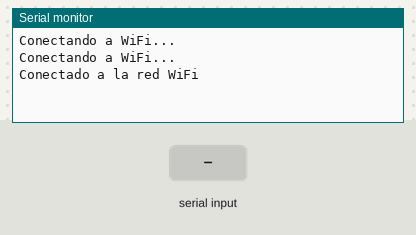
Simulated run of this sketch. Board: ESP32. Shown: the last lines printed to the serial monitor. The test bench sets the inputs (shaded band). WiFi joins after 1.5 s; servers stay silent unless stated.

Above: at 3.2 s.
3.3 s: "o" received over Serial
At 4.7 s:
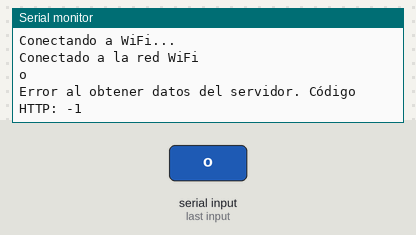
5.0 s: "1" received over Serial
At 5.8 s:
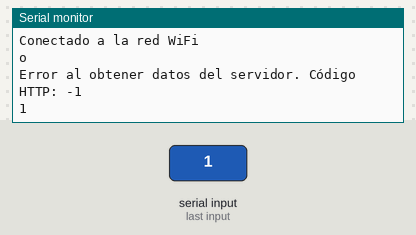

The sketch:

server_json.ino
```cpp
#include <ArduinoJson.h>
#include <SPI.h>
#include <MFRC522.h>
#include <BluetoothSerial.h>
#include <WiFi.h>
#include <HTTPClient.h>

#define SS_PIN 5
#define RST_PIN 0

MFRC522 mfrc522(SS_PIN, RST_PIN);
const char *ssid = "tplink_ceis";
const char *password = "ceis_tplink";
const char *serverUrl = "localhost:8080/test-room";

void setup() {
  Serial.begin(115200);
  WiFi.begin(ssid);
  while (WiFi.status() != WL_CONNECTED) {
    delay(1000);
    Serial.println("Conectando a WiFi...");
  }
  Serial.println("Conectado a la red WiFi");
  SPI.begin();
  mfrc522.PCD_Init();
}

void loop() {
  /*
  if (mfrc522.PICC_IsNewCardPresent() && mfrc522.PICC_ReadCardSerial()) {
    String jsonStr = fetchDataFromServer();
    configureFromJson(jsonStr);
    mfrc522.PICC_HaltA();
    mfrc522.PCD_StopCrypto1();
  }
  */
  if (Serial.available() != 0) {
    char command = Serial.read();
    Serial.println(command);
    if (command == 'o') {
      String jsonStr = fetchDataFromServer();
      //configureFromJson(jsonStr);
    }
  }
}

String fetchDataFromServer() {
  HTTPClient http;
  http.begin(serverUrl);

  int httpCode = http.GET();
  String payload = "{}";

  if (httpCode > 0) {
    Serial.println(httpCode);

    if (httpCode == HTTP_CODE_OK){
      payload = http.getString();
      Serial.println(payload);
    }
   }

  else {
    Serial.printf("Error al obtener datos del servidor. Código HTTP: %d\n", httpCode);
  }

  http.end();
  return payload;
}

void configureFromJson(String jsonStr) {
  DynamicJsonDocument doc(256);
  DeserializationError error = deserializeJson(doc, jsonStr);

    Serial.print("Error al analizar el JSON: ");
  if (error) {
    Serial.println(error.c_str());
    return;
  }

  int roomNumber = doc["Numero"];
  bool roomOccupied = doc["Ocupada"];
  String roomCard = doc["TarjetaAsociada"];

  /*
  int clientId = doc["Cliente"]["Identificación"];
  String clientName = doc["Cliente"]["Nombre"];
  String clientPhone = doc["Cliente"]["Teléfono"];
  String clientCard = doc["Cliente"]["Tarjeta Asociada"];
  */

  Serial.println("Datos de la habitación:");
  Serial.print("Número: ");
  Serial.println(roomNumber);
  Serial.print("Ocupada: ");
  Serial.println(roomOccupied);
  Serial.print("Tarjeta Asociada: ");
  Serial.println(roomCard);

  /*
  Serial.println("Datos del cliente:");
  Serial.print("Identificación: ");
  Serial.println(clientId);
  Serial.print("Nombre: ");
  Serial.println(clientName);
  Serial.print("Teléfono: ");
  Serial.println(clientPhone);
  Serial.print("Tarjeta Asociada: ");
  Serial.println(clientCard);
  */
}
```

Measured:
- after the input at 3.3 s, the serial monitor: prints a new line at once (image 1)
- after the input at 5.0 s, the serial monitor: prints a new line at once (image 2)
